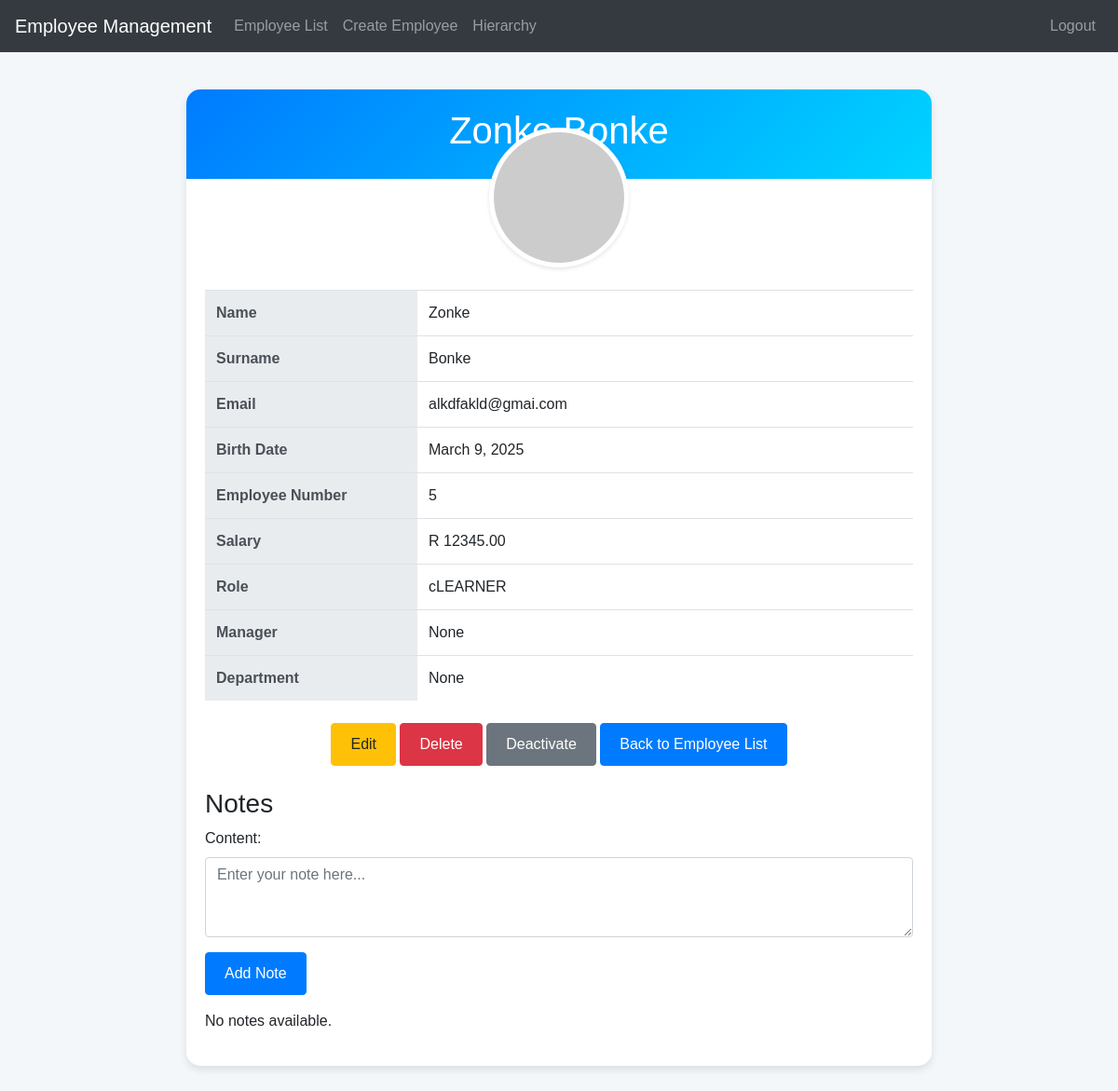
Page /employees/detail/8/ (signed in) on the earlier database version.
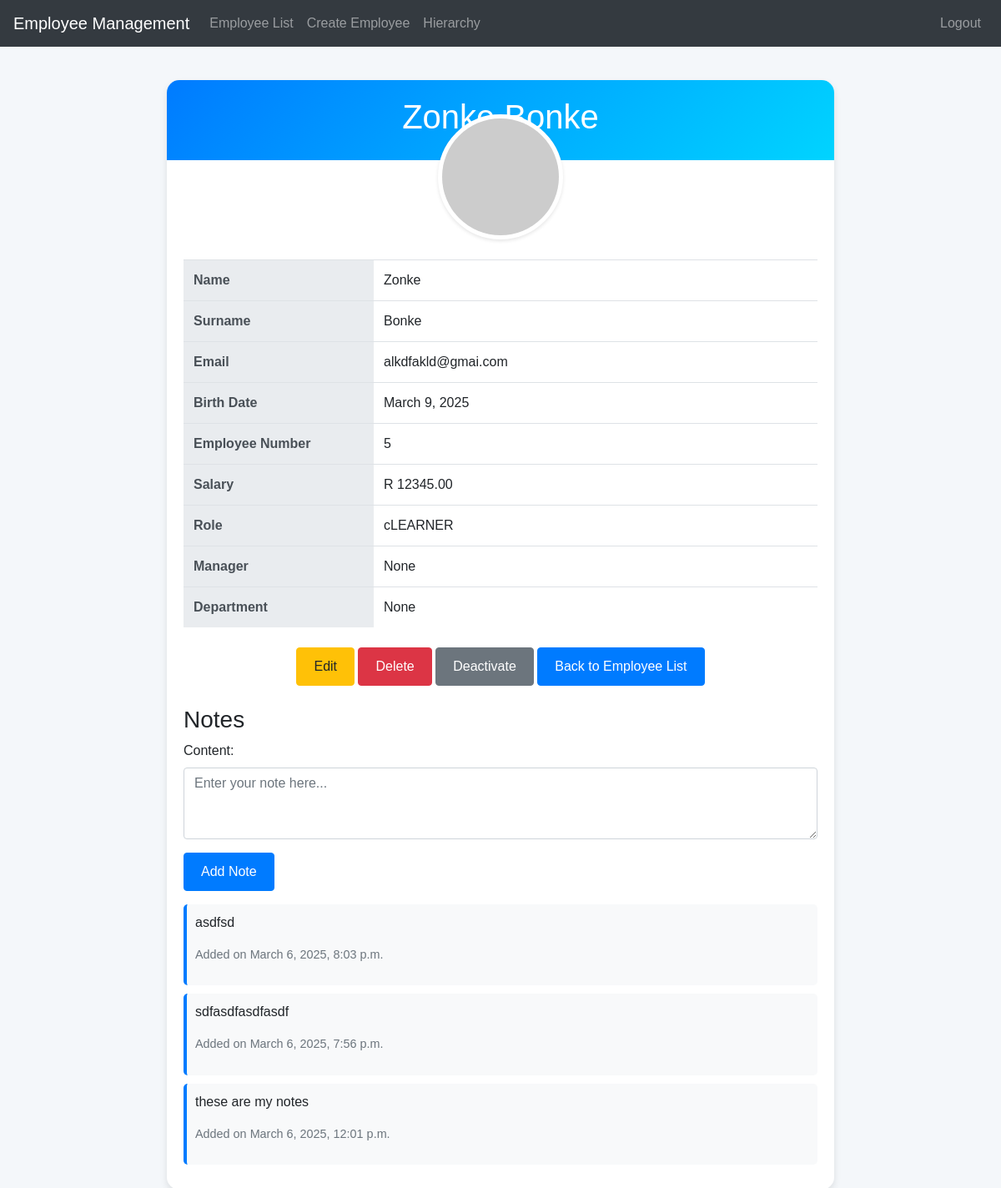
Same page on the later database version.
### employees/models.py (models this page shows, shortened)
class Note(models.Model):
    employee = models.ForeignKey(Employee, on_delete=models.CASCADE, related_name='notes')
    content = models.TextField()
    created_at = models.DateTimeField(auto_now_add=True)

### employees/views.py (the view)
# urls.py: path('detail/<int:pk>/', views.employee_detail, name='employee_detail'),
@login_required
def employee_detail(request, pk):
    employee = get_object_or_404(Employee, pk=pk)
    if request.method == 'POST':
        note_form = NoteForm(request.POST)
        if note_form.is_valid():
            note = note_form.save(commit=False)
            note.employee = employee
            note.save()
            return redirect('employee_detail', pk=pk)
    else:
        note_form = NoteForm()
    return render(request, 'employees/employee_detail.html', {
        'employee': employee,
        'note_form': note_form,
        'notes': employee.notes.order_by('-created_at'),
    })

### employees/forms.py
class NoteForm(forms.ModelForm):
    class Meta:
        model = Note
        fields = ['content']
        widgets = {
            'content': forms.Textarea(attrs={'class': 'form-control', 'rows': 3, 'placeholder': 'Enter your note here...'}),
        }

### employees/models.py (called while the page is built)
    def get_gravatar_url(self):
        email = self.email.strip().lower()
        gravatar_hash = hashlib.sha256(email.encode('utf-8')).hexdigest()
        return f"https://www.gravatar.com/avatar/{gravatar_hash}"

### employees/templates/employees/employee_detail.html (shortened to what this page needs)
<!DOCTYPE html>
<html lang="en">
<head>
    <link rel="stylesheet" href="https://maxcdn.bootstrapcdn.com/bootstrap/4.5.2/css/bootstrap.min.css">
</head>
<body>
<nav class="navbar navbar-expand-lg navbar-dark bg-dark">
    <a class="navbar-brand" href="{% url 'employee_list' %}">Employee Management</a>
    <div class="collapse navbar-collapse" id="navbarNav">
        <ul class="navbar-nav">
            <li class="nav-item">
                <a class="nav-link" href="{% url 'employee_list' %}">Employee List</a>
            </li>
            <li class="nav-item">
                <a class="nav-link" href="{% url 'create_employee' %}">Create Employee</a>
            </li>
            <li class="nav-item">
                <a class="nav-link" href="{% url 'employee_hierarchy' %}">Hierarchy</a>
            </li>
        </ul>
        <ul class="navbar-nav ml-auto">
            <li class="nav-item">
                <a class="nav-link" href="{% url 'logout' %}">Logout</a>
            </li>
        </ul>
    </div>
</nav>
<div class="employee-card">
    <div class="employee-header">
        <h1>{{ employee.name }} {{ employee.surname }}</h1>
    </div>
    <div class="text-center">
        <img src="{{ employee.get_gravatar_url }}" alt="Gravatar" class="employee-avatar">
    </div>
    <div class="mt-4">
        <table class="table info-table">
            <tr>
                <th>Name</th>
                <td>{{ employee.name }}</td>
            </tr>
            <tr>
                <th>Surname</th>
                <td>{{ employee.surname }}</td>
            </tr>
            <tr>
                <th>Email</th>
                <td>{{ employee.email }}</td>
            </tr>
            <tr>
                <th>Birth Date</th>
                <td>{{ employee.birth_date }}</td>
            </tr>
            <tr>
                <th>Employee Number</th>
                <td>{{ employee.employee_number }}</td>
            </tr>
            <tr>
                <th>Salary</th>
                <td>R {{ employee.salary }}</td>
            </tr>
            <tr>
                <th>Role</th>
                <td>{{ employee.role }}</td>
            </tr>
            <tr>
                <th>Manager</th>
                <td>
                    {% if employee.manager %}
                        {{ employee.manager.name }} {{ employee.manager.surname }}
                    {% else %}
                        None
                    {% endif %}
                </td>
            </tr>
            <tr>
                <th>Department</th>
                <td>
                    {% if employee.department %}
                        {{ employee.department.name }}
                    {% else %}
                        None
                    {% endif %}
                </td>
            </tr>
        </table>
    </div>
    <div class="mt-4 text-center">
        <a href="{% url 'edit_employee' employee.pk %}" class="btn btn-warning">Edit</a>
        <a href="{% url 'delete_employee' employee.pk %}" class="btn btn-danger">Delete</a>
        <form method="post" action="{% url 'toggle_employee_status' employee.pk %}" style="display: inline;">
            <button type="submit" class="btn {% if employee.is_active %}btn-secondary{% else %}btn-success{% endif %}">
                {% if employee.is_active %}Deactivate{% else %}Activate{% endif %}
            </button>
        </form>
        <a href="{% url 'employee_list' %}" class="btn btn-primary">Back to Employee List</a>
    </div>
    <div class="mt-4 notes-section">
        <h3>Notes</h3>
        <form method="post">
            {{ note_form.as_p }}
            <button type="submit" class="btn btn-primary">Add Note</button>
        </form>
        <div class="mt-3">
            {% for note in notes %}
            <div class="note-item">
                <p>{{ note.content }}</p>
                <p class="note-date">Added on {{ note.created_at }}</p>
            </div>
            {% empty %}
            <p>No notes available.</p>
            {% endfor %}
        </div>
    </div>
</div>
</body>
</html>

Differences in the rows shown:
added Note: content "asdfsd", created_at "March 6, 2025, 8:03 p.m."
added Note: content "sdfasdfasdfasdf", created_at "March 6, 2025, 7:56 p.m."
added Note: content "these are my notes", created_at "March 6, 2025, 12:01 p.m."
Other differences:
text no longer shown: "No notes available."
